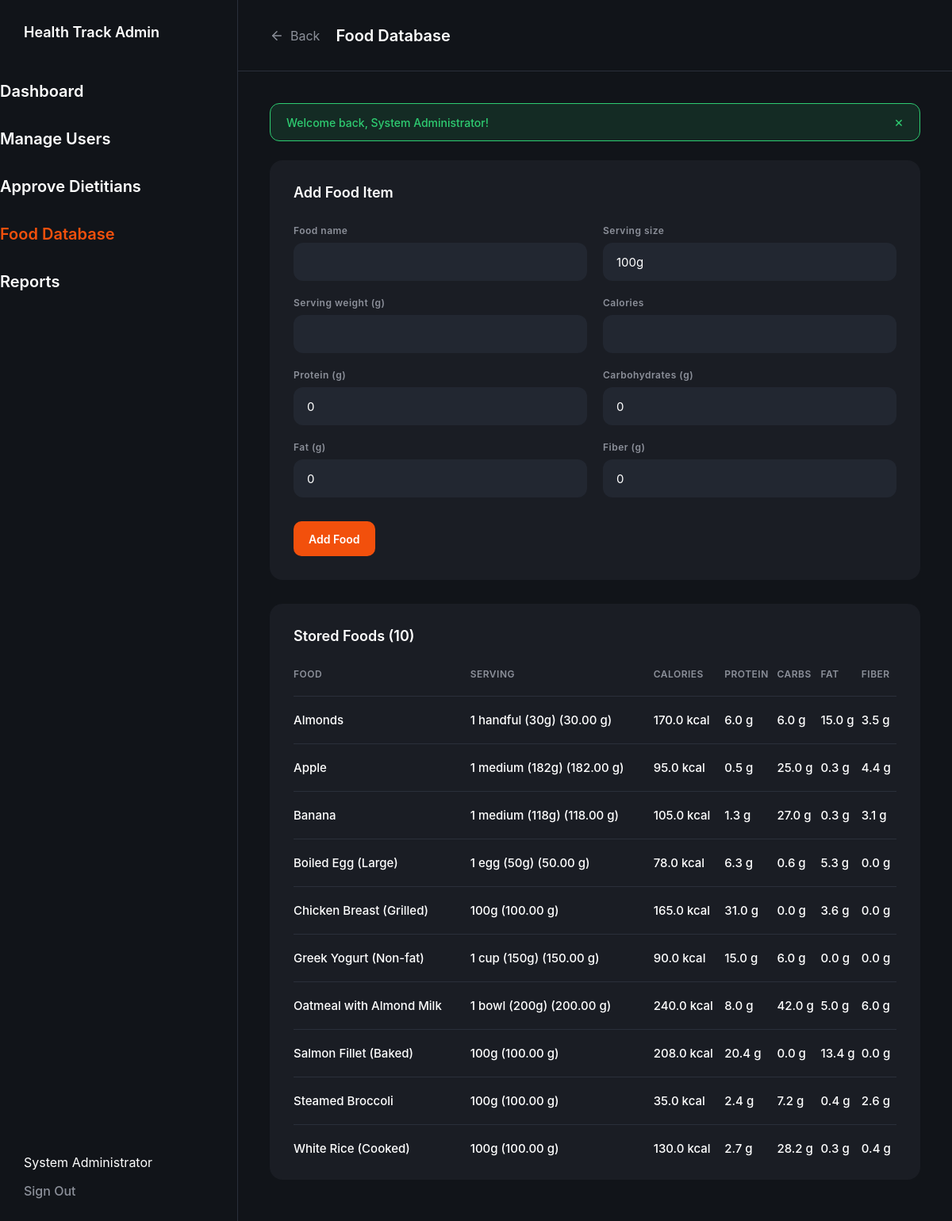
The app's page /admin/foods.php (signed in) with its own data.
### tables this page shows
CREATE TABLE IF NOT EXISTS `users` (
    `id` INT AUTO_INCREMENT PRIMARY KEY,
    `name` VARCHAR(100) NOT NULL,
    `email` VARCHAR(150) NOT NULL UNIQUE,
    `password` VARCHAR(255) NOT NULL,
    `phone` VARCHAR(30) NULL,
    `role` ENUM('admin', 'dietitian', 'user') NOT NULL DEFAULT 'user',
    `status` ENUM('active', 'inactive', 'suspended', 'pending') NOT NULL DEFAULT 'active',
    `created_at` TIMESTAMP DEFAULT CURRENT_TIMESTAMP,
    `updated_at` TIMESTAMP DEFAULT CURRENT_TIMESTAMP ON UPDATE CURRENT_TIMESTAMP,
    INDEX `idx_role` (`role`),
    INDEX `idx_status` (`status`)
);

CREATE TABLE IF NOT EXISTS `food_items` (
    `id` INT AUTO_INCREMENT PRIMARY KEY,
    `food_name` VARCHAR(150) NOT NULL,
    `serving_size` VARCHAR(100) NOT NULL DEFAULT '100g',
    `serving_weight_g` DECIMAL(6,2) NOT NULL DEFAULT 100.00,
    `calories` DECIMAL(6,1) NOT NULL,
    `protein` DECIMAL(6,1) NOT NULL DEFAULT 0.0,
    `carbohydrates` DECIMAL(6,1) NOT NULL DEFAULT 0.0,
    `fat` DECIMAL(6,1) NOT NULL DEFAULT 0.0,
    `fiber` DECIMAL(6,1) NOT NULL DEFAULT 0.0,
    `created_at` TIMESTAMP DEFAULT CURRENT_TIMESTAMP,
    INDEX `idx_food_name` (`food_name`)
);

### includes/auth.php (called while the page is built, shortened)
<?php
require_once __DIR__ . '/functions.php';
function isLoggedIn(): bool {
    return isset($_SESSION['user_id']) && !empty($_SESSION['user_id']);
}
function getCurrentUser(): ?array {
    static $currentUser = null;
    if ($currentUser === null) {
        $pdo = getDBConnection();
        $stmt = $pdo->prepare("SELECT id, name, email, phone, role, status FROM users WHERE id = :id LIMIT 1");
        $stmt->execute(['id' => $_SESSION['user_id']]);
        $user = $stmt->fetch();
        $currentUser = $user;
    }
    return $currentUser;
}
function requireRole($allowedRoles): void {
    $user = getCurrentUser();
}

### admin/foods.php (the view, shortened to what this page needs)
<?php
require_once __DIR__ . '/../includes/auth.php';
requireRole('admin');
$currentUser = getCurrentUser();
$pdo = getDBConnection();
$foods = $pdo->query('SELECT * FROM food_items ORDER BY food_name')->fetchAll();
?>
<!DOCTYPE html>
<html lang="en">
<head>
    <link rel="stylesheet" href="../dashboard.css">
</head>
<body>
    <div class="dashboard-layout">
        <aside class="sidebar admin-sidebar">
            <div class="sidebar-header"><span class="logo-text-small">Health Track Admin</span></div>
            <nav class="sidebar-nav admin-nav">
                <a href="dashboard.php" class="nav-link admin-nav-link">Dashboard</a>
                <a href="manage-users.php" class="nav-link admin-nav-link">Manage Users</a>
                <a href="approve-dietitians.php" class="nav-link admin-nav-link">Approve Dietitians</a>
                <a href="foods.php" class="nav-link admin-nav-link active">Food Database</a>
                <a href="reports.php" class="nav-link admin-nav-link">Reports</a>
            </nav>
            <div class="sidebar-footer"><div><?= e($currentUser['name']) ?></div><a href="../logout.php" class="nav-link sign-out">Sign Out</a></div>
        </aside>
        <main class="main-content">
            <header class="top-header"><?php renderBackButton('dashboard.php'); ?><h1 class="header-title">Food Database</h1></header>
            <div class="content-wrapper">
                <?php renderFlashMessage(); ?>
                <form method="post" action="foods.php" class="health-info-form">
                    <div class="form-card">
                        <h2 class="card-title">Add Food Item</h2>
                        <div class="input-grid">
                            <div class="input-group"><label for="food_name">Food name</label><input id="food_name" name="food_name" maxlength="150" required></div>
                            <div class="input-group"><label for="serving_size">Serving size</label><input id="serving_size" name="serving_size" maxlength="100" value="100g" required></div>
                            <div class="input-group"><label for="serving_weight_g">Serving weight (g)</label><input id="serving_weight_g" name="serving_weight_g" type="number" min="0.01" max="9999.99" step="0.01" required></div>
                            <div class="input-group"><label for="calories">Calories</label><input id="calories" name="calories" type="number" min="0" max="99999.9" step="0.1" required></div>
                            <div class="input-group"><label for="protein">Protein (g)</label><input id="protein" name="protein" type="number" min="0" max="99999.9" step="0.1" value="0" required></div>
                            <div class="input-group"><label for="carbohydrates">Carbohydrates (g)</label><input id="carbohydrates" name="carbohydrates" type="number" min="0" max="99999.9" step="0.1" value="0" required></div>
                            <div class="input-group"><label for="fat">Fat (g)</label><input id="fat" name="fat" type="number" min="0" max="99999.9" step="0.1" value="0" required></div>
                            <div class="input-group"><label for="fiber">Fiber (g)</label><input id="fiber" name="fiber" type="number" min="0" max="99999.9" step="0.1" value="0" required></div>
                        </div>
                        <button class="primary-btn" type="submit">Add Food</button>
                    </div>
                </form>
                <div class="form-card">
                    <h2 class="card-title">Stored Foods (<?= count($foods) ?>)</h2>
                    <div style="overflow-x:auto;"><table class="report-table"><thead><tr><th>Food</th><th>Serving</th><th>Calories</th><th>Protein</th><th>Carbs</th><th>Fat</th><th>Fiber</th></tr></thead><tbody>
                        <?php foreach ($foods as $food): ?><tr><td><?= e($food['food_name']) ?></td><td><?= e($food['serving_size']) ?> (<?= e($food['serving_weight_g']) ?> g)</td><td><?= e($food['calories']) ?> kcal</td><td><?= e($food['protein']) ?> g</td><td><?= e($food['carbohydrates']) ?> g</td><td><?= e($food['fat']) ?> g</td><td><?= e($food['fiber']) ?> g</td></tr><?php endforeach; ?>
                    </tbody></table></div>
                </div>
            </div>
        </main>
    </div>
</body>
</html>

### includes/functions.php (shortened to what this page needs)
<?php
function e($data): string {
    return htmlspecialchars((string)($data ?? ''), ENT_QUOTES, 'UTF-8');
}
function renderBackButton(string $fallback = '#'): void {
    echo '<a class="page-back-button" href="' . e($fallback) . '" onclick="if (window.history.length > 1) { window.history.back(); return false; }" aria-label="Back">'
        . '<svg viewBox="0 0 24 24" width="18" height="18" fill="none" stroke="currentColor" stroke-width="2" stroke-linecap="round" stroke-linejoin="round" aria-hidden="true"><line x1="19" y1="12" x2="5" y2="12"></line><polyline points="12 19 5 12 12 5"></polyline></svg>'
        . '<span>Back</span></a>';
}
function getFlashMessage(): ?array {
    if (isset($_SESSION['flash'])) {
        $flash = $_SESSION['flash'];
        return $flash;
    }
    return null;
}
function renderFlashMessage(): void {
    $flash = getFlashMessage();
    if ($flash) {
        $message = e($flash['message']);
        $borderColor = '#2ecc71';
        $textColor = '#2ecc71';
        $bgColor = 'rgba(46, 204, 113, 0.12)';
        echo "<div style=\"background-color: {$bgColor}; border: 1px solid {$borderColor}; color: {$textColor}; padding: 14px 20px; border-radius: 12px; margin-bottom: 24px; font-size: 14px; font-weight: 500; display: flex; align-items: center; justify-content: space-between;\">
                <span>{$message}</span>
                <button type=\"button\" onclick=\"this.parentElement.remove();\" style=\"background:none; border:none; color:inherit; font-size:18px; cursor:pointer; line-height:1;\">&times;</button>
              </div>";
    }
}

### dashboard.css (style rules this page uses)
* { margin: 0; padding: 0; box-sizing: border-box; font-family: 'Inter', sans-serif; }
:root { --bg-dark: #111419; --sidebar-bg: #111419; --card-bg: #1A1D24; --input-bg: #222731; --primary-orange: #f2500c; --text-light: #ffffff; --text-muted: #8c909a; --border-color: #2a2f3a; --sidebar-border: #2a2f3a; }
body { background-color: var(--bg-dark); color: var(--text-light); }
.dashboard-layout { display: flex; min-height: 100vh; }
.sidebar { width: 280px; background-color: var(--sidebar-bg); border-right: 1px solid var(--sidebar-border); display: flex; flex-direction: column; padding: 30px 0; }
.sidebar-header { padding: 0 30px; margin-bottom: 40px; }
.logo-text-small { font-size: 18px; font-weight: 600; color: var(--text-light); }
.sidebar-nav { display: flex; flex-direction: column; flex: 1; }
.nav-link { padding: 16px 30px; color: var(--text-muted); text-decoration: none; font-size: 16px; font-weight: 500; transition: all 0.2s; display: flex; align-items: center; gap: 12px; }
.nav-link.active { color: var(--primary-orange); }
.sidebar-footer { padding: 0 30px; }
.sign-out { padding: 16px 0; color: var(--text-muted); }
.main-content { flex: 1; display: flex; flex-direction: column; }
.top-header { height: 90px; display: flex; align-items: center; padding: 0 40px; border-bottom: 1px solid var(--sidebar-border); }
.page-back-button { display: inline-flex; align-items: center; gap: 8px; flex: 0 0 auto; margin-right: 20px; padding: 8px 0; color: var(--text-muted); background: transparent; border: 0; font: inherit; text-decoration: none; cursor: pointer; }
.header-title { font-size: 20px; font-weight: 600; }
.content-wrapper { padding: 40px; max-width: 1000px; }
.form-card { background-color: var(--card-bg); border-radius: 16px; padding: 30px; margin-bottom: 30px; }
.card-title { font-size: 18px; font-weight: 600; margin-bottom: 30px; }
.input-grid { display: grid; grid-template-columns: 1fr 1fr; gap: 20px; margin-bottom: 30px; }
.input-group label { display: block; color: var(--text-muted); font-size: 12px; font-weight: 600; margin-bottom: 8px; letter-spacing: 0.5px; }
.input-group input, .input-group select, .input-group textarea { width: 100%; background-color: var(--input-bg); border: 1px solid transparent; border-radius: 12px; color: var(--text-light); font-size: 15px; outline: none; transition: border 0.2s; color-scheme: dark; }
.input-group input, .input-group select { height: 48px; padding: 0 16px; }
.primary-btn { display: inline-flex; align-items: center; justify-content: center; min-height: 44px; padding: 10px 18px; background-color: var(--primary-orange); color: var(--text-light); border: 1px solid transparent; border-radius: 10px; font-size: 14px; font-weight: 600; cursor: pointer; transition: background-color 0.2s, border-color 0.2s; }
.report-table { width: 100%; border-collapse: collapse; text-align: left; }
.report-table th { color: var(--text-muted); font-size: 12px; font-weight: 600; text-transform: uppercase; letter-spacing: 0.5px; padding-bottom: 20px; border-bottom: 1px solid var(--sidebar-border); }
.report-table td { padding: 20px 0; font-size: 15px; font-weight: 500; color: var(--text-light); border-bottom: 1px solid var(--sidebar-border); }
.report-table tr:last-child td { border-bottom: none; padding-bottom: 0; }
.admin-sidebar { width: 300px; }
.admin-nav-link { font-size: 20px; font-weight: 600; color: var(--text-light); margin-bottom: 12px; padding: 12px 0; }

### records on screen
users: name "System Administrator"
food_items: food_name "Almonds", serving_size "1 handful (30g)", serving_weight_g "30.00", calories "170.0", protein "6.0", carbohydrates "6.0", fat "15.0", fiber "3.5"
food_items: food_name "Apple", serving_size "1 medium (182g)", serving_weight_g "182.00", calories "95.0", protein "0.5", carbohydrates "25.0", fat "0.3", fiber "4.4"
food_items: food_name "Banana", serving_size "1 medium (118g)", serving_weight_g "118.00", calories "105.0", protein "1.3", carbohydrates "27.0", fat "0.3", fiber "3.1"
food_items: food_name "Boiled Egg (Large)", serving_size "1 egg (50g)", serving_weight_g "50.00", calories "78.0", protein "6.3", carbohydrates "0.6", fat "5.3", fiber "0.0"
food_items: food_name "Chicken Breast (Grilled)", serving_size "100g", serving_weight_g "100.00", calories "165.0", protein "31.0", carbohydrates "0.0", fat "3.6", fiber "0.0"
food_items: food_name "Greek Yogurt (Non-fat)", serving_size "1 cup (150g)", serving_weight_g "150.00", calories "90.0", protein "15.0", carbohydrates "6.0", fat "0.0", fiber "0.0"
food_items: food_name "Oatmeal with Almond Milk", serving_size "1 bowl (200g)", serving_weight_g "200.00", calories "240.0", protein "8.0", carbohydrates "42.0", fat "5.0", fiber "6.0"
food_items: food_name "Salmon Fillet (Baked)", serving_size "100g", serving_weight_g "100.00", calories "208.0", protein "20.4", carbohydrates "0.0", fat "13.4", fiber "0.0"
food_items: food_name "Steamed Broccoli", serving_size "100g", serving_weight_g "100.00", calories "35.0", protein "2.4", carbohydrates "7.2", fat "0.4", fiber "2.6"
food_items: food_name "White Rice (Cooked)", serving_size "100g", serving_weight_g "100.00", calories "130.0", protein "2.7", carbohydrates "28.2", fat "0.3", fiber "0.4"

### other values on screen
$message "Welcome back, System Administrator!"
count($foods) "10"
